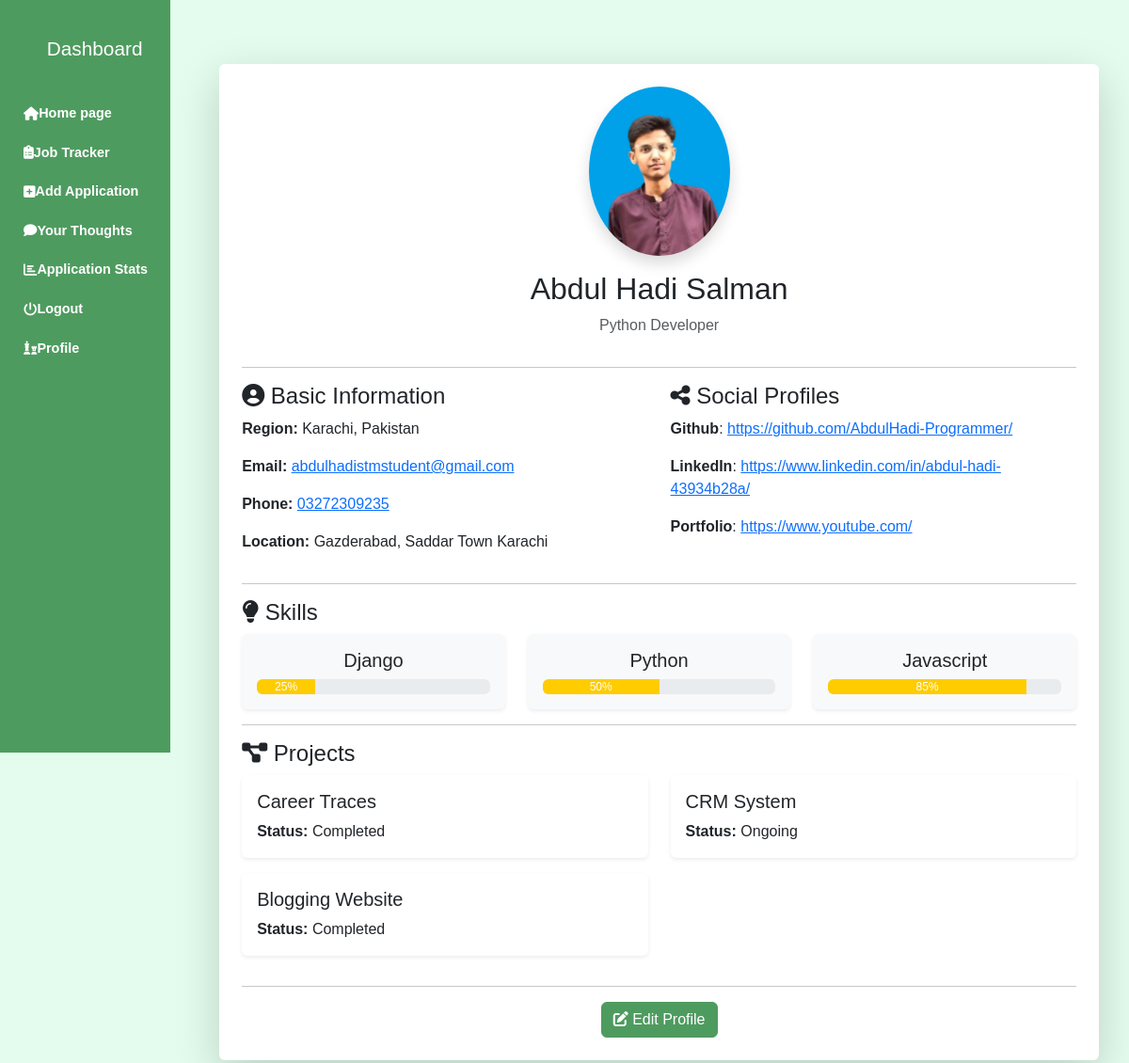
The page /jobs/profile_view/ (signed in) on the database as committed earlier.
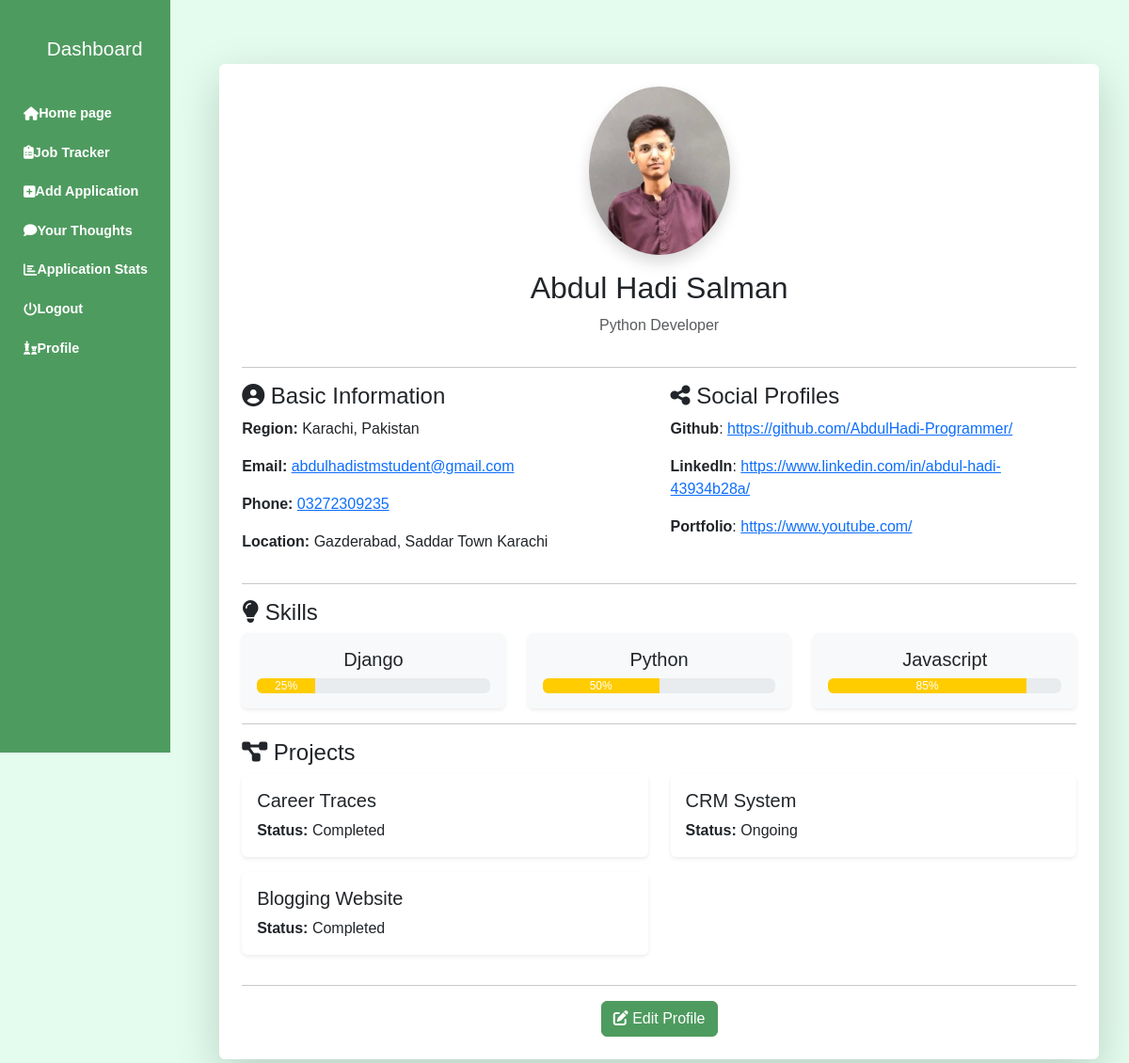
The same page on the database as committed later.
### tracker/models.py (models this page shows, shortened)
class UserProfile(models.Model):
    user = models.OneToOneField(User, on_delete=models.CASCADE)
    full_name = models.CharField(max_length=100)
    job_title = models.CharField(max_length=100, blank=True, null=True)
    region = models.CharField(max_length=100, blank=True, null=True)
    email = models.EmailField()
    phone = models.CharField(max_length=15, blank=True, null=True)
    location = models.CharField(max_length=255, blank=True, null=True)
    image = models.ImageField(upload_to='profile_pics/', blank=True, null=True)

### tracker/views.py (the view)
# urls.py: path('jobs/profile_view/', profile_view, name='profile_view'),
@login_required
def profile_view(request):
    user = request.user
    user_profile = get_object_or_404(UserProfile, user=user)
    social_profiles = SocialProfile.objects.filter(user_profile=user_profile)
    skills = Skill.objects.filter(user_profile=user_profile)
    projects = Project.objects.filter(user_profile=user_profile)
    return render(request, 'profile_view.html', {
        'user_profile': user_profile,
        'social_profiles': social_profiles,
        'skills': skills,
        'projects': projects,
    })

### templates/profile_view.html (shortened to what the changed rows need)
<!DOCTYPE html>
<html lang="en">
<head>
    <link rel="stylesheet" href="https://cdnjs.cloudflare.com/ajax/libs/font-awesome/6.4.2/css/all.min.css">
    <link rel="stylesheet" href="https://cdn.jsdelivr.net/npm/bootstrap@5.3.0/dist/css/bootstrap.min.css">
</head>
<body>
    <div class="sidebar">
        <h2>Dashboard</h2>
    </div>
    <div class="main-content">
        <div class="container mt-5">
            <div class="card shadow-lg p-4">
                <div class="text-center">
                    {% if user_profile.image %}
                        <img src="{{ user_profile.image.url }}" alt="Profile Image" class="rounded-circle shadow" width="150">
                    {% else %}
                        <img src="https://via.placeholder.com/150" alt="Default Profile" class="rounded-circle shadow">
                    {% endif %}
                    <h2 class="mt-3">{{ user_profile.full_name }}</h2>
                    <p class="text-muted">{{ user_profile.job_title }}</p>
                </div>
                <div class="row">
                    <div class="col-md-6">
                        <h4><i class="fas fa-user-circle"></i> Basic Information</h4>
                        <p><strong>Region:</strong> {{ user_profile.region }}</p>
                        <p><strong>Email:</strong> <a href="mailto:{{ user_profile.email }}">{{ user_profile.email }}</a></p>
                        <p><strong>Phone:</strong> <a href="tel:{{ user_profile.phone }}">{{ user_profile.phone }}</a></p>
                        <p><strong>Location:</strong> {{ user_profile.location }}</p>
                    </div>
                </div>
            </div>
        </div>
    </div>
</body>
</html>

Rows that differ between the two databases and show on the page:
changed UserProfile "Abdul Hadi Salman": image: a different picture
